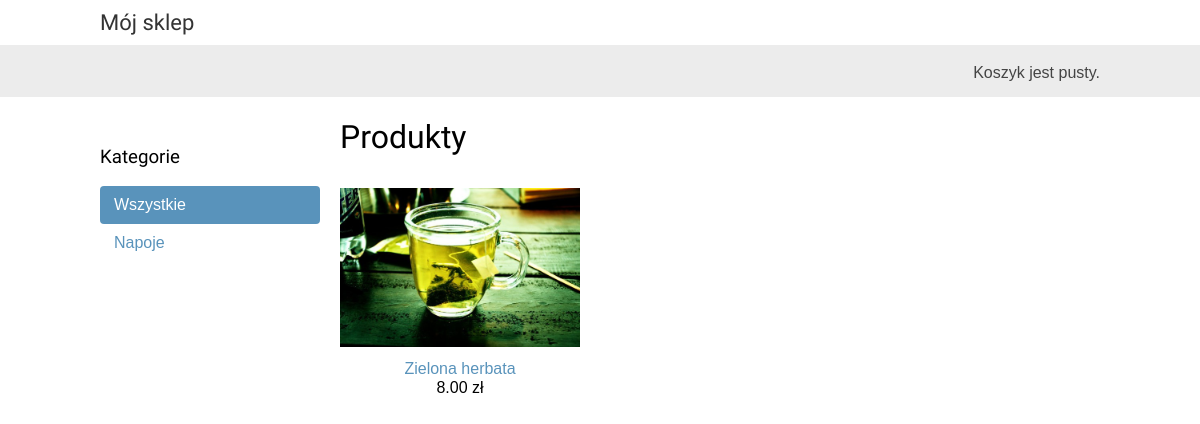
The app's page /, older data.
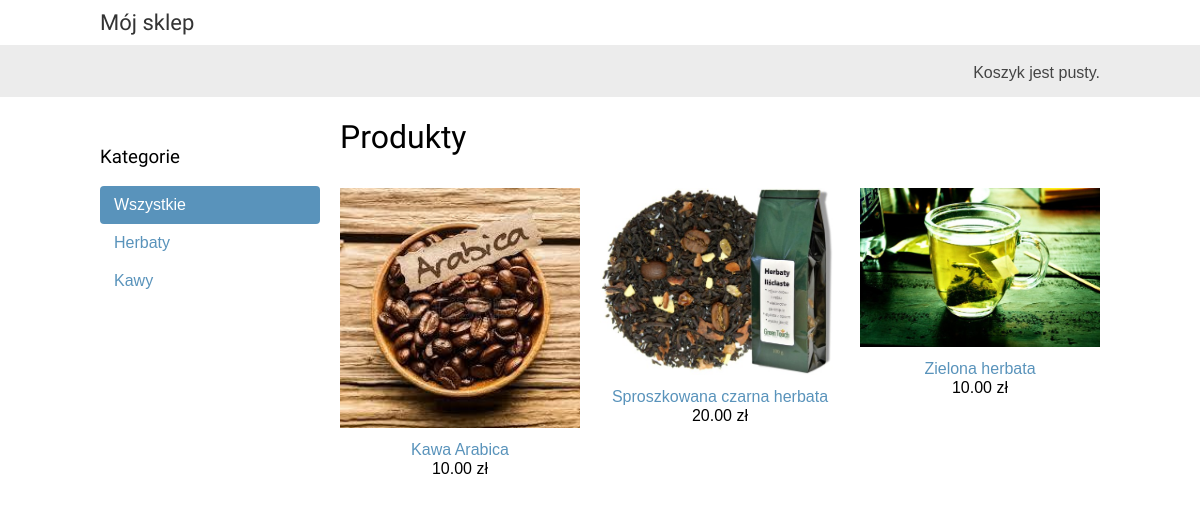
The same page, newer data.
### shop/models.py (models this page shows, shortened)
class Category(models.Model):
    name = models.CharField(max_length=250)
    slug = models.SlugField(max_length=200,
                            db_index=True,
                            unique=True)
    class Meta:
        ordering = ('name',)
        verbose_name = 'category'
        verbose_name_plural = 'categories'
    def get_absolute_url(self):
        return reverse('shop:product_list_by_category', args=[self.slug])

class Product(models.Model):
    category = models.ForeignKey(Category, related_name='products', on_delete=models.DO_NOTHING)
    name = models.CharField(max_length=200, db_index=True)
    slug = models.SlugField(max_length=200, db_index=True)
    image = models.ImageField(upload_to='products/%Y/%m/%d', blank=True)
    description = models.TextField(blank=True)
    price = models.DecimalField(max_digits=10, decimal_places=2)
    stock = models.PositiveIntegerField()
    available = models.BooleanField(default=True)
    created = models.DateTimeField(auto_now_add=True)
    updated = models.DateTimeField(auto_now=True)
    class Meta:
        ordering = ('name',)
        index_together = (('id', 'slug'),)
    def get_absolute_url(self):
        return reverse('shop:product_detail', args=[self.id, self.slug])

### shop/views.py (the view)
# urls.py: path('', views.product_list, name='product_list'),
def product_list(request, category_slug=None):
    category = None
    categories = Category.objects.all()
    products = Product.objects.filter(available=True)
    if category_slug:
        category = get_object_or_404(Category, slug=category_slug)
        products = products.filter(category=category)
    return render(request, 'shop/product/list.html', {'category': category,
                                                      'categories': categories,
                                                      'products': products})

### cart/cart.py (called while the page is built)
    def __len__(self):
        return sum(item['quantity'] for item in self.cart.values())

### cart/context_processors.py (called while the page is built)
def cart(request):
    return {'cart': Cart(request)}

### shop/templates/shop/product/list.html (shortened to what this page needs)
{% extends "shop/base.html" %}
{% load static %}
{% block content %}
 <div id="sidebar">
     <h3>Kategorie</h3>
     <ul>
         <li {% if not category %}class="selected"{% endif %}>
             <a href="{% url "shop:product_list" %}">Wszystkie</a>
         </li>
         {% for c in categories %}
         <li {% if category.slug == c.slug %}class="selected"{% endif %}>
             <a href="{{ c.get_absolute_url }}">{{ c.name }}</a>
         </li>
         {% endfor %}
     </ul>
 </div>
<div id="main" class="product-list">
    <h1>{% if category %}{{ category.name }}{% else %}Produkty{% endif %}</h1>
    {% for product in products %}
    <div class="item">
        <a href="{{product.get_absolute_url}}">
            <img src="{% if product.image %}{{ product.image.url }}{% else %}{% static "img/no_image.png" %}{% endif %}">
        </a>
        <a href="{{ product.get_absolute_url }}">{{ product.name }}</a><br>
        {{ product.price }} zł
    </div>
    {% endfor %}
</div>
{% endblock %}

### shop/templates/shop/base.html (shortened to what this page needs)
{% load static %}
<!DOCTYPE html>
<html>
<head>
    <link href="{% static "css/base.css" %}" rel="stylesheet">
</head>
<body>
    <div id="header">
        <a href="/" class="logo">Mój sklep</a>
    </div>
    <div id="subheader">
        <div class="cart">
            {% with total_items=cart|length %}
            {% if cart|length > 0 %}
                Koszyk:
            <a href="% url "cart:cart_detail" %}">
                {{ total_items }} produkt{{ total_items|pluralize:"y" }},
                {{ cart.get_total_price }} zł
            </a>
            {% else %}
            Koszyk jest pusty.
            {% endif %}
            {% endwith %}
        </div>
    </div>
    <div id="content">
        {% block content %}
        {% endblock %}
    </div>
</body>
</html>

### shop/static/css/base.css (style rules this page uses)
body { margin:0; padding:0; font-family:helvetica, sans-serif; }
h1, h2, h3, h4, h5 , h6 { font-family: 'Ubuntu', sans-serif; font-weight:normal; }
a { text-decoration:none; color:#5993bb; }
#header { padding:10px 100px; font-size:18px; overflow:auto; }
#subheader { background:#ececec; color:#444; padding:15px 100px; overflow:auto; }
#header .logo { font-family: 'Ubuntu', sans-serif; float:left; color:#333; font-size:22px; margin-right:10%; }
#subheader .cart { float:right; padding-top:4px; }
#content { padding:0 100px; overflow:hidden; }
#sidebar { width:220px; padding:30px 20px 0 0; float:left; }
#sidebar ul { margin:0; padding:0; }
#sidebar ul li { margin:0; list-style:none; padding:10px 14px; }
#sidebar ul li a { display:block; }
#sidebar ul li.selected { background:#5993bb; border-radius:4px; }
#sidebar ul li.selected a { color:#fff; }
#main { float:left; width: 96%; margin-right:-220px; overflow:hidden; }
.product-list .item { width:25%; padding:10px 20px 10px 0; float:left; text-align:center; line-height:1.2; }
.product-list .item img { width:100%; margin-bottom:8px; }

Row changes from the older to the newer data that the page shows:
removed Category: name "Napoje"
added Category: name "Herbaty"
added Category: name "Kawy"
added Product: image (picture), name "Kawa Arabica", price "10.00"
added Product: image (picture), name "Sproszkowana czarna herbata", price "20.00"
changed Product "Zielona herbata": price "8.00" → "10.00"
